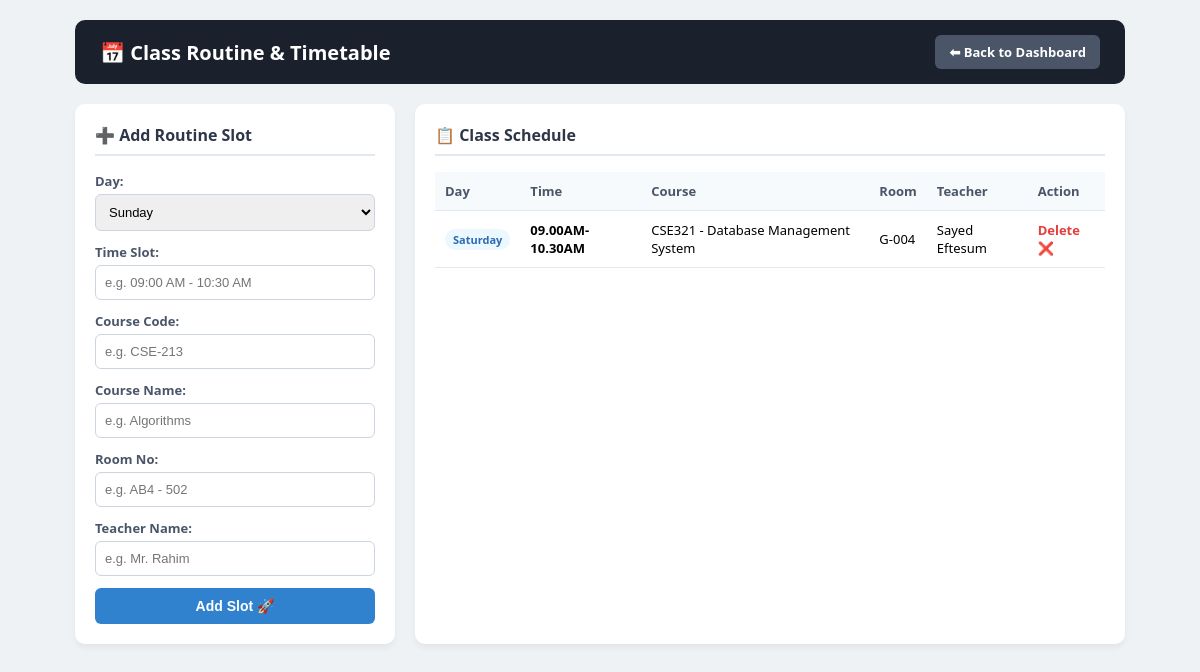
Before: /manage_routine.php (signed in) with the older database file.
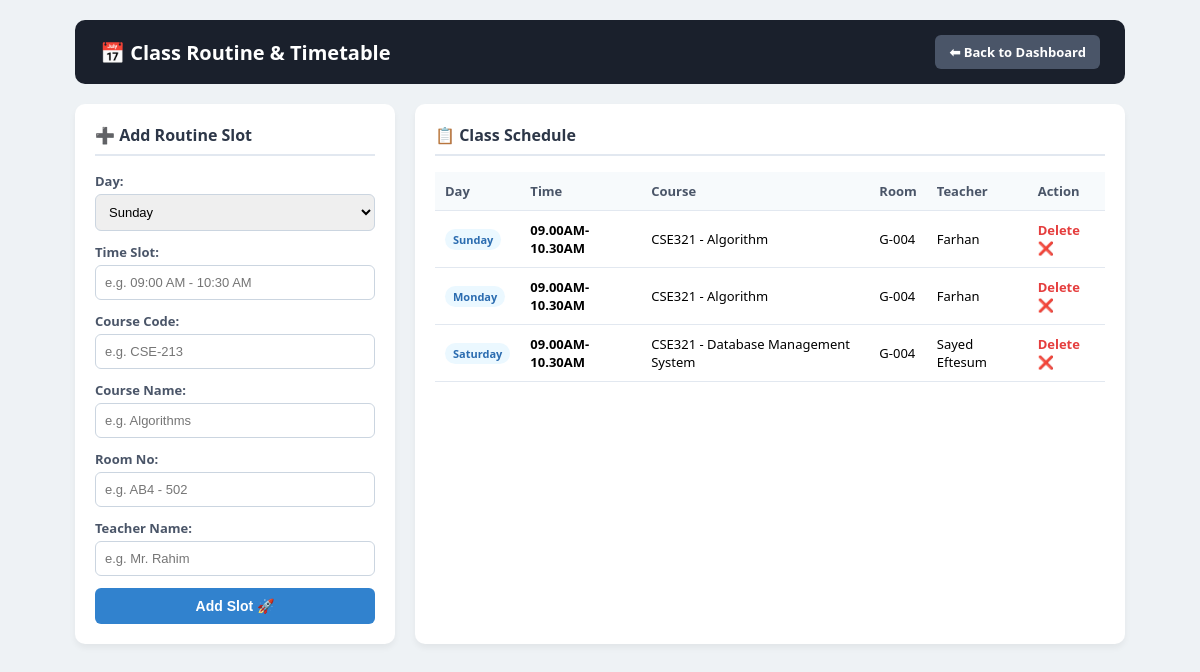
After: the same page with the newer database file.
### tables this page shows
CREATE TABLE `routines` (
  `id` int(11) NOT NULL,
  `day` enum('Sunday','Monday','Tuesday','Wednesday','Thursday','Friday','Saturday') NOT NULL,
  `time_slot` varchar(50) NOT NULL,
  `course_code` varchar(20) NOT NULL,
  `course_name` varchar(100) NOT NULL,
  `room_no` varchar(20) NOT NULL,
  `teacher_name` varchar(100) NOT NULL
);

### manage_routine.php (the view, shortened to what this page needs)
<?php
require_once 'config.php';
$user_role = $_SESSION['role'] ?? '';
$back_link = ($user_role === 'admin') ? 'admin_dashboard.php' : (($user_role === 'teacher') ? 'teacher_dashboard.php' : 'student_dashboard.php');
$routines = $conn->query("SELECT * FROM routines ORDER BY FIELD(day, 'Sunday', 'Monday', 'Tuesday', 'Wednesday', 'Thursday', 'Friday', 'Saturday'), time_slot ASC");
?>
<!DOCTYPE html>
<html lang="en">
<head>
</head>
<body>
<div class="container">
    <div class="header">
        <h2>📅 Class Routine & Timetable</h2>
        <a href="<?php echo $back_link; ?>" class="btn-back">⬅ Back to Dashboard</a>
    </div>
    <div class="main-grid">
        <?php if ($user_role !== 'student'): ?>
        <div class="card">
            <h3>➕ Add Routine Slot</h3>
            <form action="" method="POST">
                <div class="form-group">
                    <label>Day:</label>
                    <select name="day" required>
                        <option value="Sunday">Sunday</option>
                    </select>
                </div>
                <div class="form-group">
                    <label>Time Slot:</label>
                    <input type="text" name="time_slot" placeholder="e.g. 09:00 AM - 10:30 AM" required>
                </div>
                <div class="form-group">
                    <label>Course Code:</label>
                    <input type="text" name="course_code" placeholder="e.g. CSE-213" required>
                </div>
                <div class="form-group">
                    <label>Course Name:</label>
                    <input type="text" name="course_name" placeholder="e.g. Algorithms" required>
                </div>
                <div class="form-group">
                    <label>Room No:</label>
                    <input type="text" name="room_no" placeholder="e.g. AB4 - 502" required>
                </div>
                <div class="form-group">
                    <label>Teacher Name:</label>
                    <input type="text" name="teacher_name" placeholder="e.g. Mr. Rahim" required>
                </div>
                <button type="submit" name="add_routine" class="btn-submit">Add Slot 🚀</button>
            </form>
        </div>
        <?php endif; ?>
        <div class="card">
            <h3>📋 Class Schedule</h3>
            <table>
                <thead>
                    <tr>
                        <th>Day</th>
                        <th>Time</th>
                        <th>Course</th>
                        <th>Room</th>
                        <th>Teacher</th>
                        <?php if ($user_role !== 'student'): ?><th>Action</th><?php endif; ?>
                    </tr>
                </thead>
                <tbody>
                    <?php if ($routines && $routines->num_rows > 0): ?>
                        <?php while ($r = $routines->fetch_assoc()): ?>
                            <tr>
                                <td><span class="day-badge"><?php echo $r['day']; ?></span></td>
                                <td><b><?php echo htmlspecialchars($r['time_slot']); ?></b></td>
                                <td><?php echo htmlspecialchars($r['course_code'] . " - " . $r['course_name']); ?></td>
                                <td><?php echo htmlspecialchars($r['room_no']); ?></td>
                                <td><?php echo htmlspecialchars($r['teacher_name']); ?></td>
                                <?php if ($user_role !== 'student'): ?>
                                <td>
                                    <a href="manage_routine.php?delete_routine_id=<?php echo $r['id']; ?>" class="btn-del" onclick="return confirm('Delete this routine entry?');">Delete ❌</a>
                                </td>
                                <?php endif; ?>
                            </tr>
                        <?php endwhile; ?>
                    <?php else: ?>
                        <tr><td colspan="6" style="text-align:center; color:#a0aec0; padding:15px;">No routine added yet.</td></tr>
                    <?php endif; ?>
                </tbody>
            </table>
        </div>
    </div>
</div>
</body>
</html>

Changed rows visible on the page:
added routines: day "Sunday", time_slot "09.00AM-10.30AM", course_code+course_name "CSE321 - Algorithm", room_no "G-004", teacher_name "Farhan"
added routines: day "Monday", time_slot "09.00AM-10.30AM", course_code+course_name "CSE321 - Algorithm", room_no "G-004", teacher_name "Farhan"
